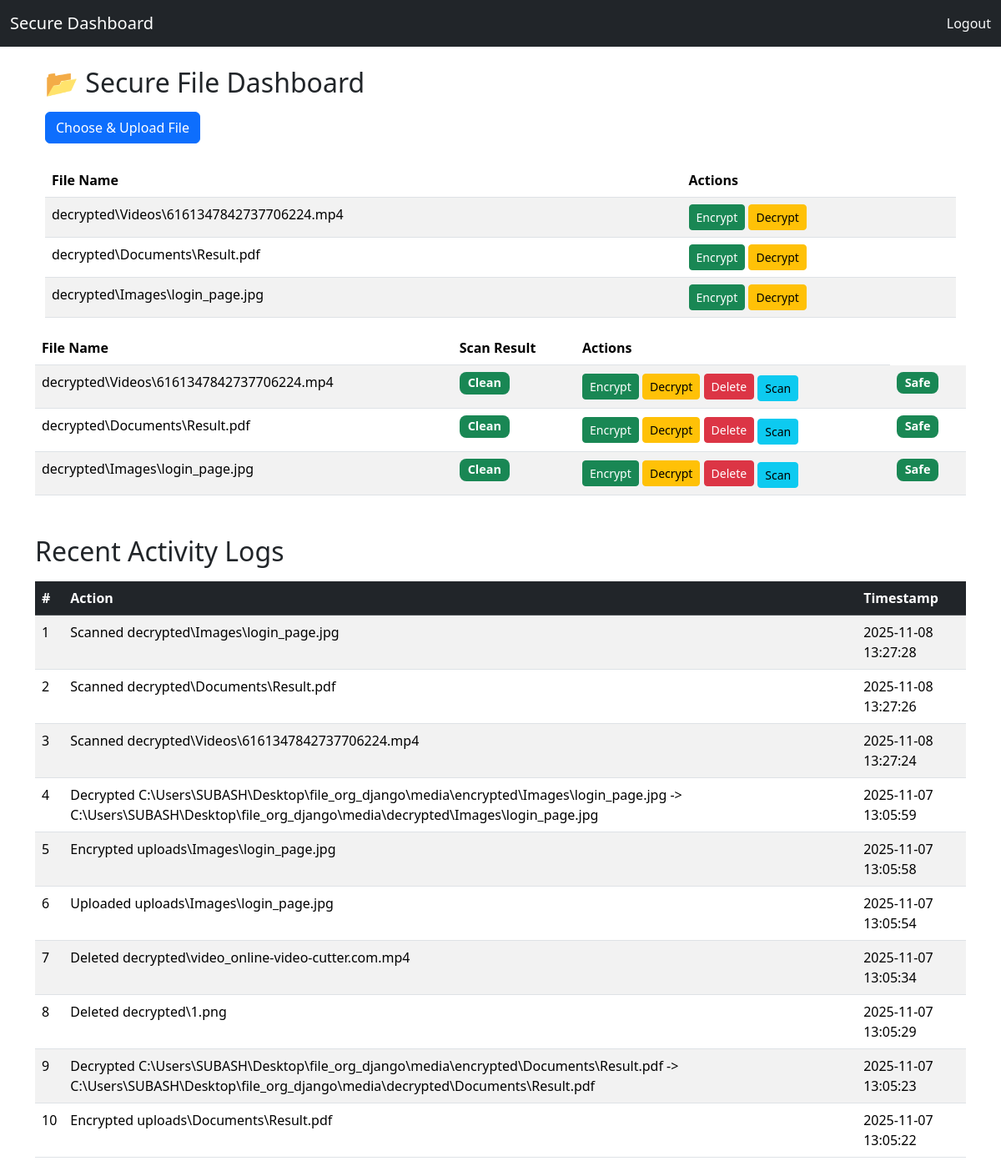
The app's page / (signed in) with its own data.
### dashboard/models.py (models this page shows, shortened)
class UploadedFile(models.Model):
    user = models.ForeignKey(User, on_delete=models.CASCADE)
    file = models.FileField(upload_to='uploads/')
    status = models.BooleanField(max_length=20, default=False)
    uploaded_at = models.DateTimeField(auto_now_add=True)
    scan_result = models.CharField(max_length=255, default="Not Scanned")
    file_hash = models.CharField(max_length=64, blank=True, null=True)

class ActivityLog(models.Model):
    user = models.ForeignKey(User, on_delete=models.CASCADE)
    action = models.CharField(max_length=200)
    timestamp = models.DateTimeField(auto_now_add=True)

### dashboard/views.py (the view)
# urls.py: path('', views.dashboard_view, name='dashboard'),
@login_required
def dashboard_view(request):
    files = UploadedFile.objects.filter(user=request.user)
    logs = ActivityLog.objects.filter(user=request.user).order_by('-timestamp')[:10]
    return render(request, 'dashboard/dashboard.html', {'files': files, 'logs': logs})

### dashboard/templates/dashboard/dashboard.html (shortened to what this page needs)
{% extends 'dashboard/base.html' %}
{% block content %}
<div class="container mt-4">
    <h2>📂 Secure File Dashboard</h2>
    <a href="{% url 'upload' %}" class="btn btn-primary mt-2 mb-4">Choose & Upload File</a>
    {% if files %}
        <table class="table table-striped">
            <thead>
                <tr>
                    <th>File Name</th>
                    <th>Actions</th>
                </tr>
            </thead>
            <tbody>
                {% for file in files %}
                <tr>
                    <td>{{ file.file.name }}</td>
                    <td>
                        <a href="{% url 'encrypt_file' file.id %}" class="btn btn-success btn-sm">Encrypt</a>
                        <a href="{% url 'decrypt_file' file.id %}" class="btn btn-warning btn-sm">Decrypt</a>
                    </td>
                </tr>
                {% endfor %}
            </tbody>
        </table>
    {% else %}
        <p>No files uploaded yet.</p>
    {% endif %}
</div>
<table class="table table-striped">
    <thead>
        <tr>
            <th>File Name</th>
            <th>Scan Result</th>
            <th>Actions</th>
        </tr>
    </thead>
    <tbody>
        {% for file in files %}
        <tr>
            <td>{{ file.file.name }}</td>
            <td>
                {% if file.scan_result == "clean" %}
                    <span class="badge bg-success">Clean</span>
                {% elif file.scan_result == "suspicious" %}
                    <span class="badge bg-warning text-dark">Suspicious</span>
                {% elif file.scan_result == "infected" %}
                    <span class="badge bg-danger">Infected</span>
                {% else %}
                    <span class="badge bg-secondary">Not scanned</span>
                {% endif %}
            </td>
            <td>
                <a href="{% url 'encrypt_file' file.id %}" class="btn btn-sm btn-success">Encrypt</a>
                <a href="{% url 'decrypt_file' file.id %}" class="btn btn-sm btn-warning">Decrypt</a>
                <a href="{% url 'delete_file' file.id %}" class="btn btn-sm btn-danger">Delete</a>
                <a href="{% url 'scan_file' file.id %}" class="btn btn-sm btn-info mt-1">Scan</a>
            </td>
            <td>
                {% if file.scan_result == "clean" %}
                    <span class="badge bg-success">Safe</span>
                {% elif file.scan_result == "suspicious" %}
                    <span class="badge bg-warning">Suspicious</span>
                {% elif file.scan_result == "infected" %}
                    <span class="badge bg-danger">Infected</span>
                {% else %}
                    <span class="badge bg-secondary">{{ file.scan_result }}</span>
                {% endif %}
            </td>
        </tr>
        {% endfor %}
    </tbody>
</table>
<h2 class="mt-5">Recent Activity Logs</h2>
<table class="table table-striped mt-3">
    <thead class="table-dark">
        <tr>
            <th scope="col">#</th>
            <th scope="col">Action</th>
            <th scope="col">Timestamp</th>
        </tr>
    </thead>
    <tbody>
        {% for log in logs %}
        <tr>
            <td>{{ forloop.counter }}</td>
            <td>{{ log.action }}</td>
            <td>{{ log.timestamp|date:"Y-m-d H:i:s" }}</td>
        </tr>
        {% empty %}
        <tr>
            <td colspan="3">No recent activity.</td>
        </tr>
        {% endfor %}
    </tbody>
</table>
{% endblock %}

### dashboard/templates/dashboard/base.html (shortened to what this page needs)
<!DOCTYPE html>
<html lang="en">
<head>
    <link rel="stylesheet" href="https://cdn.jsdelivr.net/npm/bootstrap@5.3.3/dist/css/bootstrap.min.css">
</head>
<body>
    <nav class="navbar navbar-expand-lg navbar-dark bg-dark">
        <div class="container-fluid">
            <a class="navbar-brand" href="{% url 'dashboard' %}">Secure Dashboard</a>
            <a class="nav-link text-light" href="{% url 'logout' %}">Logout</a>
        </div>
    </nav>
    <div class="container mt-4">
        {% block content %}{% endblock %}
    </div>
</body>
</html>

### dashboard/templates/dashboard/dashboard.html (style rules this page uses)
.badge { font-size: 0.9em; padding: 6px 10px; border-radius: 8px; }

### records on screen
UploadedFile: file.name "decrypted\\Videos\\6161347842737706224.mp4", scan_result "Clean"
UploadedFile: file.name "decrypted\\Documents\\Result.pdf", scan_result "Clean"
UploadedFile: file.name "decrypted\\Images\\login_page.jpg", scan_result "Clean"
ActivityLog: action "Scanned decrypted\\Images\\login_page.jpg", timestamp "2025-11-08 13:27:28"
ActivityLog: action "Scanned decrypted\\Documents\\Result.pdf", timestamp "2025-11-08 13:27:26"
ActivityLog: action "Scanned decrypted\\Videos\\6161347842737706224.mp4", timestamp "2025-11-08 13:27:24"
ActivityLog: action "Decrypted C:\\Users\\SUBASH\\Desktop\\file_org_django\\media\\encrypted\\Images\\login_page.jpg -> C:\\Users\\SUBASH\\Desktop\\file_org_django\\media\\decrypted\\Images\\login_page.jpg", timestamp "2025-11-07 13:05:59"
ActivityLog: action "Encrypted uploads\\Images\\login_page.jpg", timestamp "2025-11-07 13:05:58"
ActivityLog: action "Uploaded uploads\\Images\\login_page.jpg", timestamp "2025-11-07 13:05:54"
ActivityLog: action "Deleted decrypted\\video_online-video-cutter.com.mp4", timestamp "2025-11-07 13:05:34"
ActivityLog: action "Deleted decrypted\\1.png", timestamp "2025-11-07 13:05:29"
ActivityLog: action "Decrypted C:\\Users\\SUBASH\\Desktop\\file_org_django\\media\\encrypted\\Documents\\Result.pdf -> C:\\Users\\SUBASH\\Desktop\\file_org_django\\media\\decrypted\\Documents\\Result.pdf", timestamp "2025-11-07 13:05:23"
ActivityLog: action "Encrypted uploads\\Documents\\Result.pdf", timestamp "2025-11-07 13:05:22"
